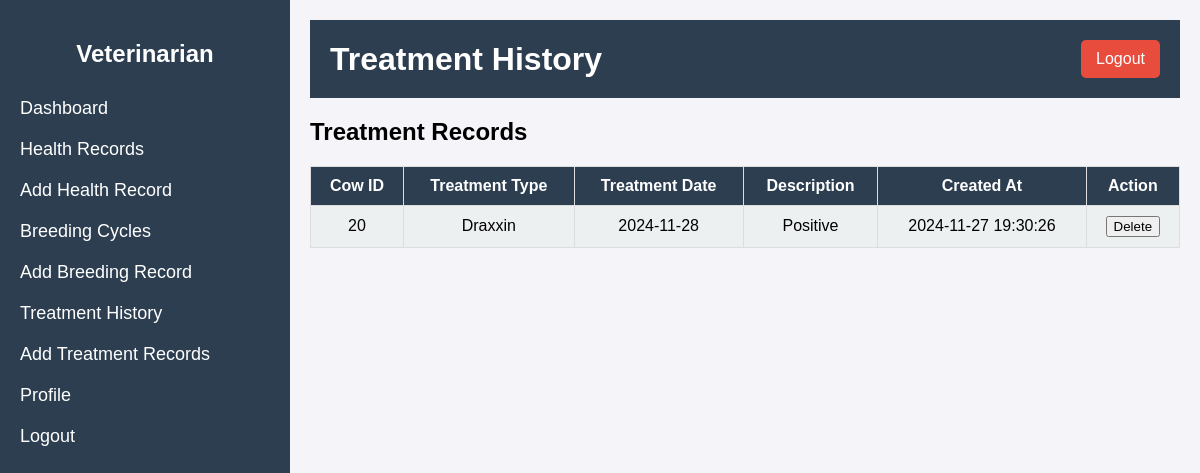
The page /treatment_history.php (signed in) on the database its author committed.
### tables this page shows
CREATE TABLE `tbltreatment_history` (
  `treatment_id` int(10) UNSIGNED NOT NULL,
  `cow_id` int(10) UNSIGNED NOT NULL,
  `treatment_type` varchar(100) NOT NULL,
  `treatment_description` text DEFAULT NULL,
  `treatment_date` date NOT NULL,
  `created_at` timestamp NOT NULL DEFAULT current_timestamp()
);

### treatment_history.php (the view, shortened to what this page needs)
<?php
include('db_connect.php');
$query = "SELECT * FROM tbltreatment_history ORDER BY treatment_date DESC";
$result = mysqli_query($con, $query);
?>
<!DOCTYPE html>
<html lang="en">
<head>
    <link rel="stylesheet" href="style2.css">
</head>
<body>
    <div class="container">
        <div class="sidebar">
            <h2>Veterinarian</h2>
            <ul>
                <li><a href="veterinarian_dashboard.php">Dashboard</a></li>
                <li><a href="healthy_records.php">Health Records</a></li>
                <li><a href="add_health_record.php">Add Health Record</a></li>
                <li><a href="breeding_cycles.php">Breeding Cycles</a></li>
                <li><a href="add_breeding_cycle.php">Add Breeding Record</a></li>
                <li><a href="treatment_history.php">Treatment History</a></li>
                <li><a href="add_treatment_record.php">Add Treatment Records</a></li>
                <li><a href="profile1.php">Profile</a></li>
                <li><a href="logout.php">Logout</a></li>
            </ul>
        </div>
        <div class="main-content">
            <div class="header">
                <h1>Treatment History</h1>
                <a href="logout.php" class="logout-btn">Logout</a>
            </div>
            <div class="content">
                <h2>Treatment Records</h2>
                <?php if (mysqli_num_rows($result) > 0) { ?>
                    <table>
                        <thead>
                            <tr>
                                <th>Cow ID</th>
                                <th>Treatment Type</th>
                                <th>Treatment Date</th>
                                <th>Description</th>
                                <th>Created At</th>
                                <th>Action</th>
                            </tr>
                        </thead>
                        <tbody>
                            <?php while ($row = mysqli_fetch_assoc($result)) { ?>
                                <tr>
                                    <td><?php echo htmlspecialchars($row['cow_id']); ?></td>
                                    <td><?php echo htmlspecialchars($row['treatment_type']); ?></td>
                                    <td><?php echo htmlspecialchars($row['treatment_date']); ?></td>
                                    <td><?php echo htmlspecialchars($row['treatment_description']); ?></td>
                                    <td><?php echo htmlspecialchars($row['created_at']); ?></td>
                                    <td>
                                        <a href="treatment_history.php?delete_id=<?php echo $row['treatment_id']; ?>"
                                           onclick="return confirm('Are you sure you want to delete this treatment record?');">
                                           <button>Delete</button>
                                        </a>
                                    </td>
                                </tr>
                            <?php } ?>
                        </tbody>
                    </table>
                <?php } else { ?>
                    <p>No treatment records found.</p>
                <?php } ?>
            </div>
        </div>
    </div>
</body>
</html>

### style2.css (style rules this page uses)
body { font-family: Arial, sans-serif; margin: 0; padding: 0; background-color: #f4f4f9; }
.container { display: flex; height: 100vh; }
.sidebar { width: 250px; background-color: #2c3e50; color: white; padding: 20px; height: 100%; }
.sidebar h2 { text-align: center; margin-bottom: 30px; }
.sidebar ul { list-style-type: none; padding: 0; }
.sidebar ul li { margin: 20px 0; }
.sidebar ul li a { color: white; text-decoration: none; font-size: 18px; }
.main-content { flex-grow: 1; padding: 20px; }
.header { display: flex; justify-content: space-between; align-items: center; background-color: #2c3e50; color: white; padding: 20px; }
.header h1 { margin: 0; }
.logout-btn { background-color: #e74c3c; color: white; padding: 10px 15px; border-radius: 5px; text-decoration: none; }
table { width: 100%; border-collapse: collapse; margin-top: 20px; }
table, th, td { border: 1px solid #ddd; }
th, td { padding: 10px; text-align: center; }
th { background-color: #2c3e50; color: white; }
td { background-color: #ecf0f1; }

### rows shown on the page
tbltreatment_history: cow "20", treatment_type "Draxxin", treatment_date "2024-11-28", treatment_description "Positive", created_at "2024-11-27 19:30:26"
